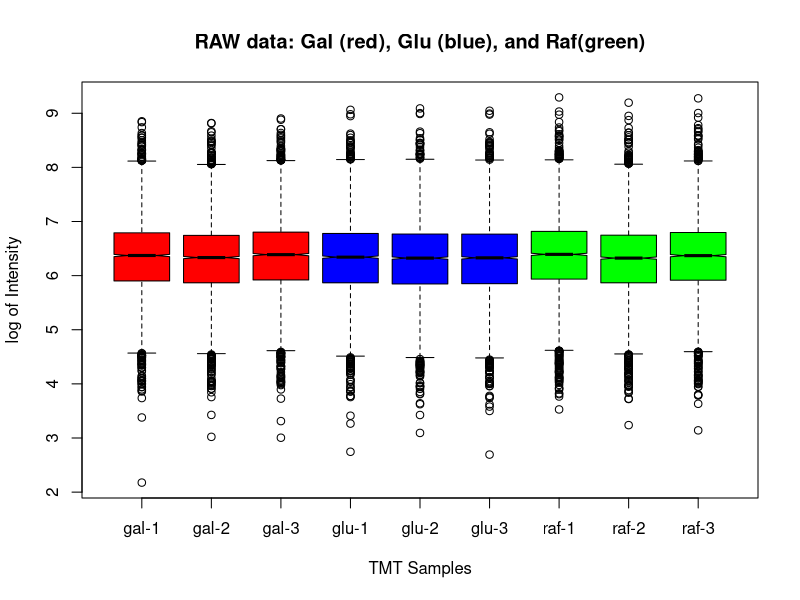
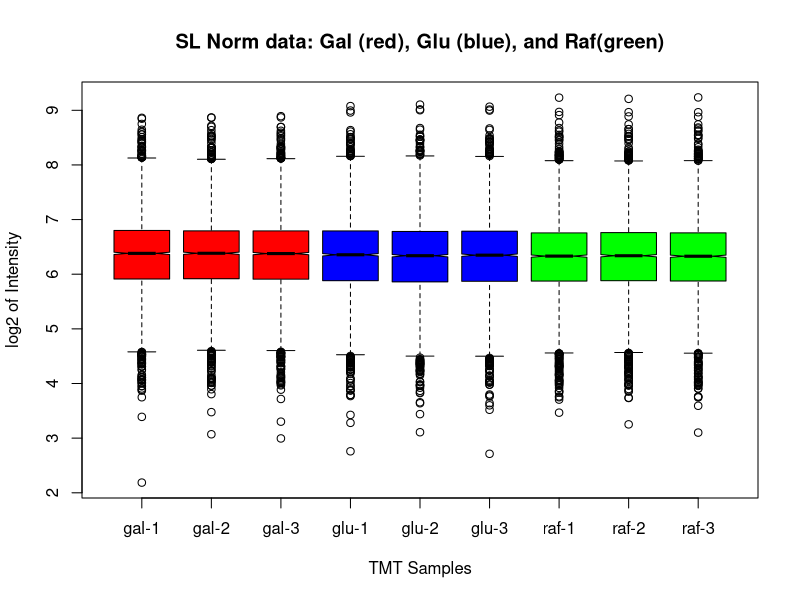
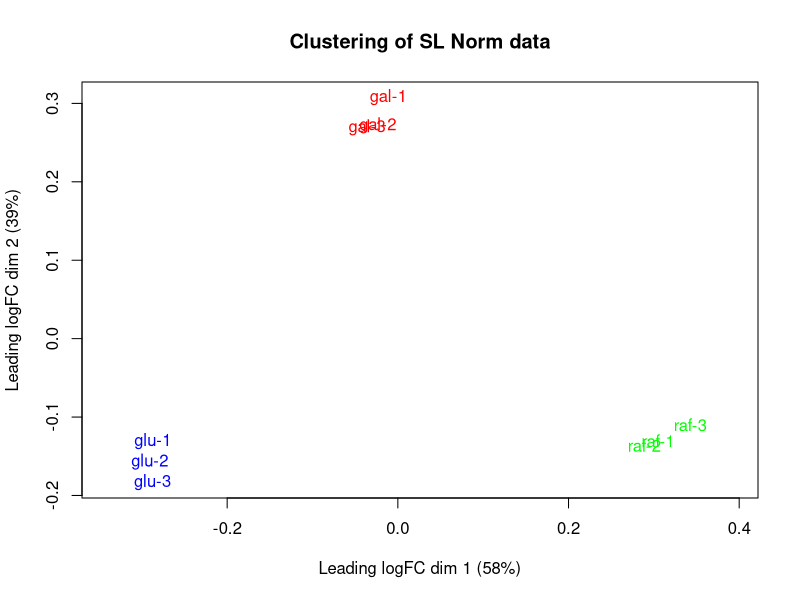
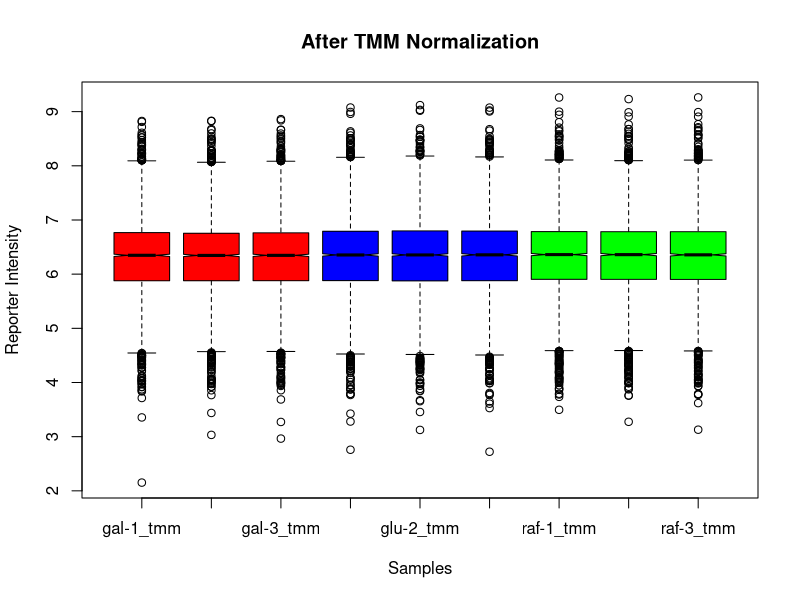
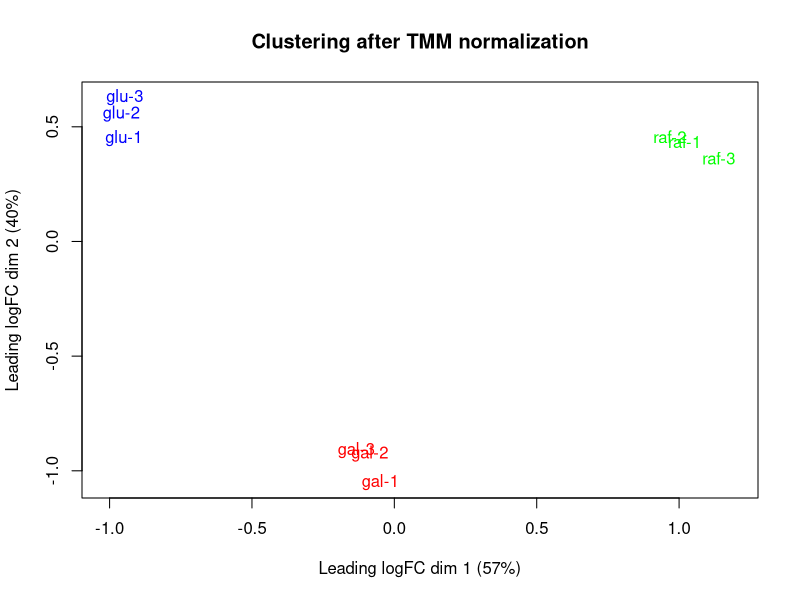
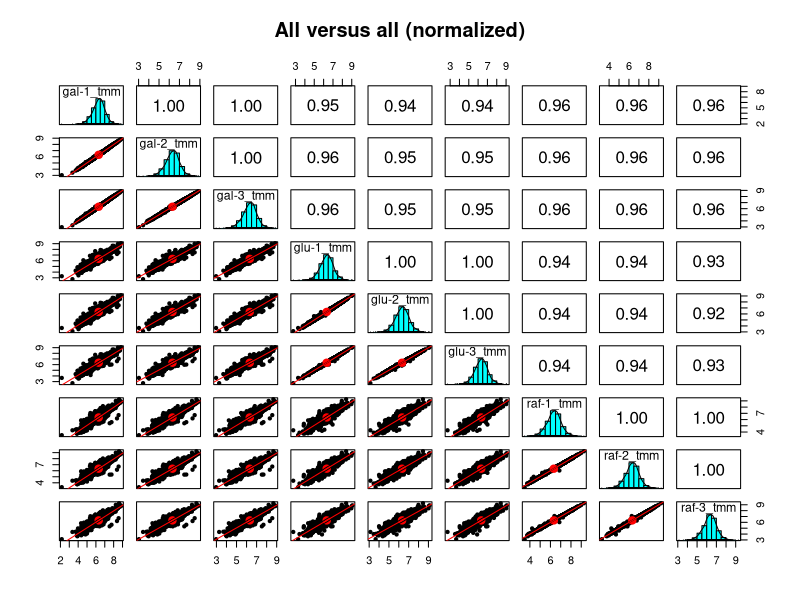
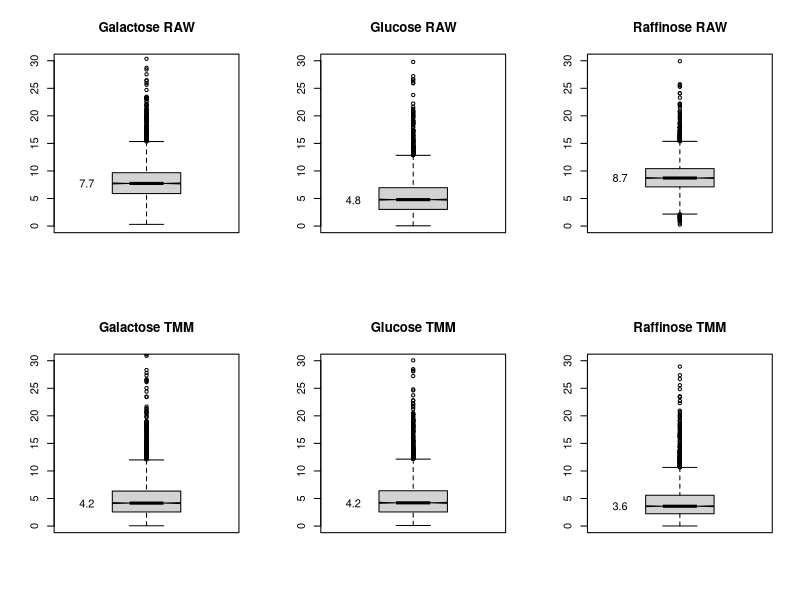
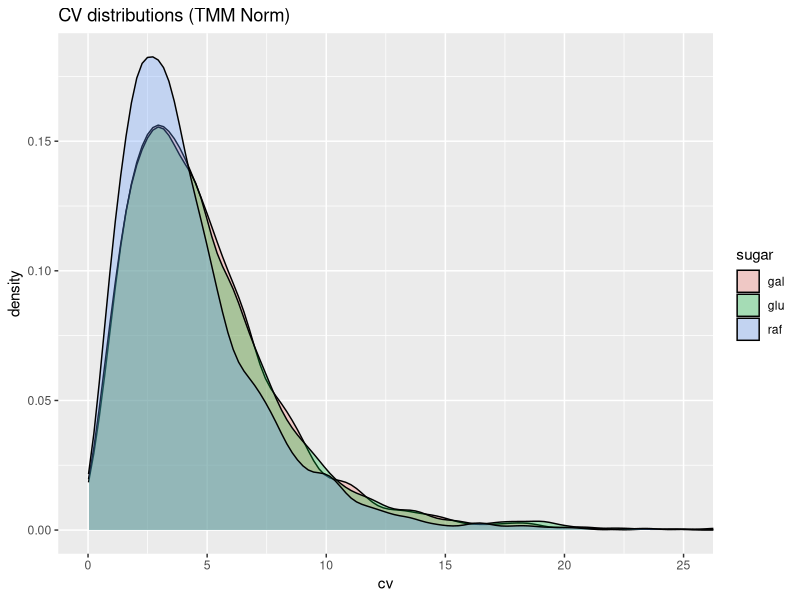

Generate these figures, in order, with R:

# load libraries first
library("psych")
library("tidyverse")
library("stringr")
library("gridExtra")
library("scales")
library("edgeR")
library("limma")

# load the data file into a data tibble 
raw_data <- read_tsv(file = "./results_files/R-input.txt")

# separate row identifiers from the data
accession <- raw_data$Accession
psm_counts <- raw_data$PSMs_Used_CarbonSources
tmt_raw <- raw_data %>% select(-c(Accession, PSMs_Used_CarbonSources))

# let's use more descriptive column names
colnames(tmt_raw) <- c("gal-1", "gal-2", "gal-3", 
                        "glu-1", "glu-2", "glu-3",
                        "raf-1", "raf-2", "raf-3")
nrow(tmt_raw)

# let's see what the starting data look like
# set a 3 by 3 color vector
color_vector <- rep(c("red", "blue", "green"), each = 3)

# boxplots of RAW log intensities
boxplot(log10(tmt_raw), col = color_vector, 
        notch = TRUE, main = "RAW data: Gal (red), Glu (blue), and Raf(green)",
        xlab = "TMT Samples", ylab = "log of Intensity")

SL_Norm <- function(df) {
    # This makes each channel sum to the average grand total
        # df - data frame of TMT intensities
        # returns a new data frame with normalized values
    norm_facs <- mean(c(colSums(df))) / colSums(df)
    cat("SL Factors:\n", sprintf("%-5s -> %f\n", colnames(df), norm_facs))
    df_sl  <- sweep(df, 2, norm_facs, FUN = "*")
}

# normalize the raw data
tmt_sl <- SL_Norm(tmt_raw)

# let's see what the SL normalized data look like
boxplot(log10(tmt_sl), col = color_vector, 
        notch = TRUE, main = "SL Norm data: Gal (red), Glu (blue), and Raf(green)",
        xlab = "TMT Samples", ylab = "log2 of Intensity")

# and check clustering
plotMDS(log10(tmt_sl), col = color_vector, main = "Clustering of SL Norm data")

# load data, study design, and row labels into edgeR object
group <- rep(c("gal", "glu", "raf"), each = 3)
y <- DGEList(counts = tmt_raw, group = group, genes = accession)

# run TMM normalization
y <- calcNormFactors(y) 
y$samples

apply_tmm_factors <- function(y) {
    # computes the tmm normalized data from the DGEList object
        # y - DGEList object
        # returns a dataframe with normalized intensities
    
    # compute grand total (library size) scalings
    lib_facs <- mean(y$samples$lib.size) / y$samples$lib.size

    # the TMM factors are library adjustment factors (so divide by them)
    norm_facs <- lib_facs / y$samples$norm.factors

    # compute the normalized data as a new data frame
    tmt_tmm <- as.data.frame(sweep(y$counts, 2, norm_facs, FUN = "*"))
    colnames(tmt_tmm) <- str_c(colnames(y$counts), "_tmm")
    
    # return the data frame
    tmt_tmm
}
tmt_tmm <- apply_tmm_factors(y)

# look at intensity distributions across samples after TMM
boxplot(log10(tmt_tmm), 
        col = color_vector,
        xlab = "Samples", ylab = "Reporter Intensity", 
        main = "After TMM Normalization", notch = TRUE)

# check clustering after TMM with MDS plot
plotMDS(y, col = color_vector, main = "Clustering after TMM normalization")

# compare all samples to each other
pairs.panels(log10(tmt_tmm), method = "spearman", 
             lm = TRUE, main = "All versus all (normalized)")

# save the indexes of each condition
gal <- 1:3
glu <- 4:6
raf <- 7:9

CV <- function(df) {
    # Computes CVs of data frame rows
        # df - data frame, 
        # returns vector of CVs (%)
    ave <- rowMeans(df)    # compute averages
    sd <- apply(df, 1, sd) # compute standard deviations
    cv <- 100 * sd / ave   # compute CVs in percent (last thing gets returned)
}

labeled_boxplot <- function(df, ylim, title) {
    # Makes a box plot with the median value labeled
        # df - data frame with data to compute CVs of
        # ylim - upper limit for y-axis
        # title - plot title
    cv = CV(df)
    boxplot(cv, ylim = c(0, ylim), notch = TRUE, main = title)
    text(x = 0.65, y = boxplot.stats(cv)$stats[3], 
         labels = round(boxplot.stats(cv)$stats[3], 1))
}

# make CV distributions for each condition before and after normalization
par(mfrow = c(2, 3))

labeled_boxplot(tmt_raw[gal], 30, "Galactose RAW")
labeled_boxplot(tmt_raw[glu], 30, "Glucose RAW")
labeled_boxplot(tmt_raw[raf], 30, "Raffinose RAW")
labeled_boxplot(tmt_tmm[gal], 30, "Galactose TMM")
labeled_boxplot(tmt_tmm[glu], 30, "Glucose TMM")
labeled_boxplot(tmt_tmm[raf], 30, "Raffinose TMM")

par(mfrow = c(1, 1))

# print CV cutoffs that cature 90% of the proteins
cat("Gal - 90% of CVs less than:", round(quantile(CV(tmt_tmm[gal]), probs = 0.9), 2), "%\n")
cat("Glu - 90% of CVs less than:", round(quantile(CV(tmt_tmm[glu]), probs = 0.9), 2), "%\n")
cat("Raf - 90% of CVs less than:", round(quantile(CV(tmt_tmm[raf]), probs = 0.9), 2), "%\n")

# make a tidy data frame for plotting
cv_gal <- data.frame(cv = CV(tmt_tmm[gal]), sugar = "gal", stringsAsFactors = FALSE)
cv_glu <- data.frame(cv = CV(tmt_tmm[glu]), sugar = "glu", stringsAsFactors = FALSE)
cv_raf <- data.frame(cv = CV(tmt_tmm[raf]), sugar = "raf", stringsAsFactors = FALSE)
cv_long <- rbind(cv_gal, cv_glu, cv_raf)

# density plots
ggplot(cv_long, aes(x = cv, fill = sugar)) +
  geom_density(alpha = 0.3) +
  coord_cartesian(xlim = c(0, 25)) +
  ggtitle("CV distributions (TMM Norm)")

# plot distribution of PSMs per protein
p <- ggplot(as.data.frame(psm_counts), aes(x = psm_counts)) +
  geom_density(color = "darkblue", fill = "lightblue", alpha = 0.5) +
  scale_x_continuous(trans = "log2") +
  ggtitle("PSM Count distribution") +
  xlab("PSM Count (log2 scale)")

# add label at median
p + geom_vline(aes(xintercept=median(psm_counts)), color="blue", linetype="dashed", size=1) +
  annotate(geom = "text", x = 17.9, y = 0.0508, label = str_c("Med.  ", median(psm_counts)), size = 8)

# where is the lower end of the data?
quantile(psm_counts, prob = .05)

# compute the shared variance estimates and plot variance trends
y <- estimateDisp(y)
plotBCV(y, main = "Carbon Sources")

collect_results <- function(df, tt, x, xlab, y, ylab) {
    # Computes new columns and extracts some columns to make results frame
        # df - data in data.frame
        # tt - top tags from edgeR test
        # x - columns for first condition
        # xlab - label for x
        # y - columns for second condition
        # ylab - label for y
        # returns a new dataframe
    
    # condition average vectors
    ave_x <- rowMeans(df[x])
    ave_y <- rowMeans(df[y])
    
    # FC, direction, candidates
    fc <- ifelse(ave_y > ave_x, (ave_y / ave_x), (-1 * ave_x / ave_y))
    direction <- ifelse(ave_y > ave_x, "up", "down")
    candidate = cut(tt$FDR, breaks = c(-Inf, 0.01, 0.05, 0.10, 1.0), 
                    labels = c("high", "med", "low", "no"))
    
    # make data frame
    temp <- cbind(df[c(x, y)], data.frame(logFC = tt$logFC, FC = fc, 
                                          PValue = tt$PValue, FDR = tt$FDR, 
                                          ave_x = ave_x, ave_y = ave_y, 
                                          direction = direction, candidate = candidate, 
                                          Acc = tt$genes)) 
    
    # fix column headers for averages
    names(temp)[names(temp) %in% c("ave_x", "ave_y")]  <- str_c("ave_", c(xlab, ylab))    
    
    temp # return the data frame
}

# compute the exact test models, p-values, FC, etc.
et <- exactTest(y, pair = c("gal", "glu"))

# see which proteins have the smallest p-values
topTags(et)$table

# make the results table 
tt <- topTags(et, n = Inf, sort.by = "none")$table
gal_glu <- collect_results(tmt_tmm, tt, gal, "gal", glu, "glu")

pvalue_plots <- function(results, ylim, title) {
    # Makes p-value distribution plots
        # results - results data frame
        # ylim - ymax for expanded view
        # title - plot title
    p_plot <- ggplot(results, aes(PValue)) + 
        geom_histogram(bins = 100, fill = "white", color = "black") +
        geom_hline(yintercept = mean(hist(results$PValue, breaks = 100, 
                                     plot = FALSE)$counts[26:100]))

    # we will need an expanded plot
    p1 <- p_plot + ggtitle(str_c(title, " p-value distribution"))
    p2 <- p_plot + coord_cartesian(xlim = c(0, 1.0), ylim = c(0, 50)) + ggtitle("p-values expanded")
    grid.arrange(p1, p2, nrow = 2) # from gridExtra package
}

# check the p-value distribution
pvalue_plots(gal_glu, 50, "Gal vs Glu")

# see how many up and down candidates (10% FDR)
summary(decideTests(et, p.value = 0.10))

# use function from limma for MD plot
plotMD(et, main = "Gal vs Glu TMM Normalized", p.value = 0.10)
abline(h = c(-1, 1), col = "black")

# see how many candidates are in each category
gal_glu %>% count(candidate)

log2FC_plots <- function(results, range, title) {
    # Makes faceted log2FC plots by candidate
        # results - results data frame
        # range - plus/minus log2 x-axis limits
        # title - plot title
    ggplot(results, aes(x = logFC, fill = candidate)) +
        geom_histogram(binwidth=0.1, color = "black") +
        facet_wrap(~candidate) +
        ggtitle(title) + 
        coord_cartesian(xlim = c(-range, range))
}

# can also look at log2FC distributions
log2FC_plots(gal_glu, 3, "LogFC by candidate for Gal vs Glu")

transform <- function(results, x, y) {
    # Make data frame with some transformed columns
        # results - results data frame
        # x - columns for x condition
        # y - columns for y condition
        # return new data frame
    df <- data.frame(log10((results[x] + results[y])/2), 
                     log2(results[y] / results[x]), 
                     results$candidate,
                     -log10(results$FDR))
    colnames(df) <- c("A", "M", "candidate", "P")
    
    df # return the data frame
}

MA_plots <- function(results, x, y, title) {
    # makes MA-plot DE candidate ggplots
        # results - data frame with edgeR results and some condition average columns
        # x - string for x-axis column
        # y - string for y-axis column
        # title - title string to use in plots
        # returns a list of plots 
    
    # uses transformed data
    temp <- transform(results, x, y)
    
    # 2-fold change lines
    ma_lines <- list(geom_hline(yintercept = 0.0, color = "black"),
                     geom_hline(yintercept = 1.0, color = "black", linetype = "dotted"),
                     geom_hline(yintercept = -1.0, color = "black", linetype = "dotted"))

    # make main MA plot
    ma <- ggplot(temp, aes(x = A, y = M)) +
        geom_point(aes(color = candidate, shape = candidate)) +
        scale_y_continuous(paste0("logFC (", y, "/", x, ")")) +
        scale_x_continuous("Ave_intensity") +
        ggtitle(title) + 
        ma_lines
    
    # make separate MA plots
    ma_facet <- ggplot(temp, aes(x = A, y = M)) +
        geom_point(aes(color = candidate, shape = candidate)) +
        scale_y_continuous(paste0("log2 FC (", y, "/", x, ")")) +
        scale_x_continuous("log10 Ave_intensity") +
        ma_lines +
        facet_wrap(~ candidate) +
        ggtitle(str_c(title, " (separated)"))

    # make the plots visible
    print(ma)
    print(ma_facet)
}    

scatter_plots <- function(results, x, y, title) {
    # makes scatter-plot DE candidate ggplots
        # results - data frame with edgeR results and some condition average columns
        # x - string for x-axis column
        # y - string for y-axis column
        # title - title string to use in plots
        # returns a list of plots
    
    # 2-fold change lines
    scatter_lines <- list(geom_abline(intercept = 0.0, slope = 1.0, color = "black"),
                          geom_abline(intercept = 0.301, slope = 1.0, color = "black", linetype = "dotted"),
                          geom_abline(intercept = -0.301, slope = 1.0, color = "black", linetype = "dotted"),
                          scale_y_log10(),
                          scale_x_log10())

    # make main scatter plot
    scatter <- ggplot(results, aes_string(x, y)) +
        geom_point(aes(color = candidate, shape = candidate)) +
        ggtitle(title) + 
        scatter_lines

    # make separate scatter plots
    scatter_facet <- ggplot(results, aes_string(x, y)) +
        geom_point(aes(color = candidate, shape = candidate)) +
        scatter_lines +
        facet_wrap(~ candidate) +
        ggtitle(str_c(title, " (separated)")) 

    # make the plots visible
    print(scatter)
    print(scatter_facet)
}

volcano_plot <- function(results, x, y, title) {
    # makes a volcano plot
        # results - a data frame with edgeR results
        # x - string for the x-axis column
        # y - string for y-axis column
        # title - plot title string
    
    # uses transformed data
    temp <- transform(results, x, y)
    
    # build the plot
    ggplot(temp, aes(x = M, y = P)) +
        geom_point(aes(color = candidate, shape = candidate)) +
        xlab("log2 FC") +
        ylab("-log10 FDR") +
        ggtitle(str_c(title, " Volcano Plot"))
}

# do the gal vs glu MA visualizations
MA_plots(gal_glu, "ave_gal", "ave_glu", "Galactose vs Glucose")

# same comparison with scatter plots
scatter_plots(gal_glu, "ave_gal", "ave_glu", "Galactose vs Glucose")

# the ubiquitous volcano plot
volcano_plot(gal_glu, "ave_gal", "ave_glu", "Galactose vs Glucose")

# compare the conditions to each other
pairs.panels(log10(tmt_tmm[c(gal, glu)]), method = "spearman", 
             lm = TRUE, main = "Galactose versus Glucose")

# compute the exact test models, p-values, FC, etc.
et <- exactTest(y, pair = c("gal", "raf"))

# see which proteins have the smallest p-values
topTags(et)$table

# get the results table 
tt <- topTags(et, n = Inf, sort.by = "none")$table
gal_raf <- collect_results(tmt_tmm, tt, gal, "gal", raf, "raf")

# check the p-value distribution
pvalue_plots(gal_raf, 50, "Gal vs Raf")

# see how many up and down candidates (10% FDR)
summary(decideTests(et, p.value = 0.10))

# use function from limma for MD plot
plotMD(et, main = "Gal vs Raf TMM Normalized", p.value = 0.10)
abline(h = c(-1, 1), col = "black")

# see how many candidates are in each category
gal_raf %>% count(candidate)

# can also look at log2FC distributions
log2FC_plots(gal_raf, 3, "LogFC by candidate for Gal vs Raf")

# make the MA plots
MA_plots(gal_raf, "ave_gal", "ave_raf", "Galactose vs Raffinose")

# scatter plots
scatter_plots(gal_raf, "ave_gal", "ave_raf", "Galactose vs Raffinose")

volcano_plot(gal_raf, "ave_gal", "ave_raf", "Galactose vs Raffinose")

# compare the conditions to each other
pairs.panels(log10(tmt_tmm[c(gal, raf)]), method = "spearman", 
             lm = TRUE, main = "Galactose versus Raffinose")

# compute the exact test models, p-values, FC, etc.
et <- exactTest(y, pair = c("glu", "raf"))

# see which proteins have the smallest p-values
topTags(et)$table

# get the results table 
tt <- topTags(et, n = Inf, sort.by = "none")$table
glu_raf <- collect_results(tmt_tmm, tt, glu, "glu", raf, "raf")

# check the p-value distribution
pvalue_plots(glu_raf, 50, "Glu vs Raf")

# see how many up and down candidates (10% FDR)
summary(decideTests(et, p.value = 0.10))

# use function from limma for MD plot
plotMD(et, main = "Glu vs Raf TMM Normalized", p.value = 0.10)
abline(h = c(-1, 1), col = "black")

# see how many candidates are in each category
glu_raf %>% count(candidate)

# can also look at log2FC distributions
log2FC_plots(glu_raf, 3, "LogFC by candidate for Glu vs Raf")

# MA plots for glu vs raf
MA_plots(glu_raf, "ave_glu", "ave_raf", "Glucose vs Raffinose")

# scatter plots
scatter_plots(glu_raf, "ave_glu", "ave_raf", "Glucose vs Raffinose")

volcano_plot(glu_raf, "ave_glu", "ave_raf", "Glucose vs Raffinose")

# compare the conditions to each other
pairs.panels(log10(tmt_tmm[c(glu, raf)]), method = "spearman", 
             lm = TRUE, main = "Glucose versus Raffinose")

# save the results file to add back to the main spreadsheet
results <- cbind(gal_glu, gal_raf, glu_raf)
write.table(results, "./results_files/CarbonSources_results.txt", sep = "\t", row.names = FALSE, na = " ")

# log the session information
sessionInfo()
